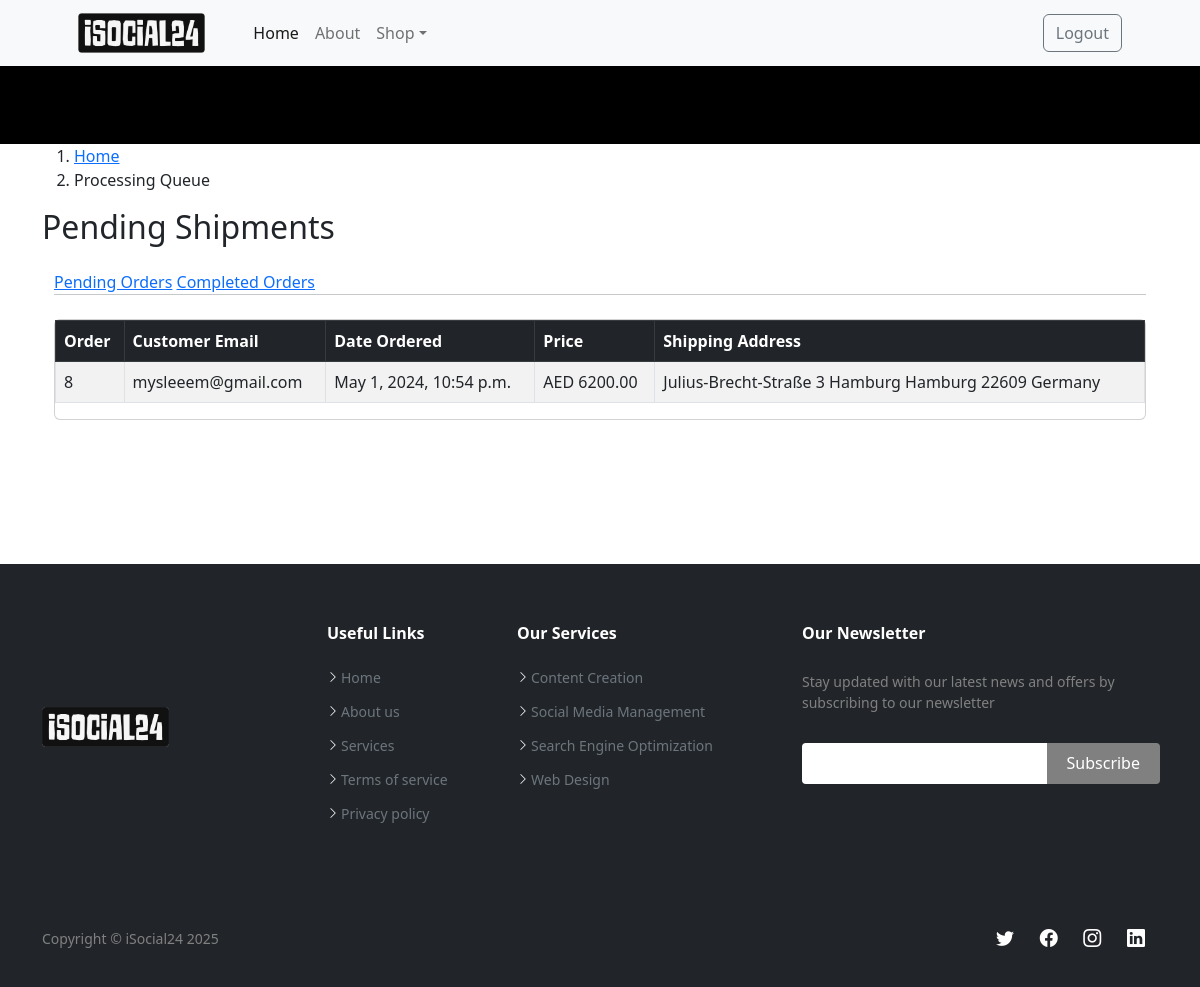
Page /payment/not_shipped_dash (signed in) on the committed database.
### payment/models.py (models this page shows, shortened)
class Order(models.Model):
    user = models.ForeignKey(User, on_delete=models.CASCADE, null=True, blank=True)
    full_name = models.CharField(max_length=255)
    email = models.EmailField(max_length=255)
    shipping_address = models.TextField(max_length=15000)
    amount_paid = models.DecimalField(max_digits=10, decimal_places=2)
    date_ordered = models.DateTimeField(auto_now_add=True)
    shipped = models.BooleanField(default=False)
    date_shipped = models.DateTimeField(blank=True, null=True)

### payment/views.py (the view)
# urls.py: path('not_shipped_dash', views.not_shipped_dash, name='not_shipped_dash'),
def not_shipped_dash(request):
    if request.user.is_authenticated and request.user.is_superuser:
        orders = Order.objects.filter(shipped=False)
        return render(request, "payment/not_shipped_dash.html", {"orders": orders})
    else:
        messages.error(request,"Access Denied")
        return redirect('home')

### cart/context_processors.py (called while the page is built)
def cart(request):
    return {'cart': Cart(request)}

### payment/templates/payment/not_shipped_dash.html
{% extends 'base.html' %}
{% load static %}
{% block content %}
<div id="product_slide" class="product_slide" style="background: black;">
    <br/><br/><br/><br/><br/><br/>
</div>
<main id="main">
    <section id="cart-cont-initial" class="cart-cont-initial">
      <div class="container">
        <ol>
          <li><a href="{% url 'home' %}">Home</a></li>
          <li>Processing Queue</li>
        </ol>
        <h2>Pending Shipments</h2>
      </div>
    </section>
    <div class="container-xl px-4 mt-4">
        <nav class="nav-profile nav-profile-borders">
            <a class="nav-profile-link active ms-0" href="{% url 'not_shipped_dash' %}">Pending Orders</a>
            <a class="nav-profile-link" href="{% url 'shipped_dash' %}">Completed Orders</a>
        </nav>
        <hr class="mt-0 mb-4">
        <div class="row">
            <div class="col-xl-12">
                <div class="card mb-4">
                    <table class="table table-striped table-hover table-bordered">
                        <thead class="table-dark">
                          <tr>
                            <th scope="col">Order</th>
                            <th scope="col">Customer Email</th>
                            <th scope="col">Date Ordered</th>
                            <th scope="col">Price</th>
                            <th scope="col">Shipping Address</th>
                          </tr>
                        </thead>
                        <tbody>
                            {% for item in orders%}
                          <tr>
                            <td>{{ item.id }}</td>
                            <td>{{ item.email }}</td>
                            <td>{{ item.date_ordered }}</td>
                            <td>AED {{ item.amount_paid }}</td>
                            <td>{{ item.shipping_address }}</td>
                          </tr>
                       {% endfor %}
                        </tbody>
                      </table>
                </div>
            </div>
        </div>
      </div>
      <br/><br/><br/><br/><br/>
  </main>
  {% endblock %}

### rows in the picture
Order: id "8", email "mysleeem@gmail.com", date_ordered "May 1, 2024, 10:54 p.m.", amount_paid "6200.00", shipping_address "Julius-Brecht-Straße 3 Hamburg Hamburg 22609 Germany"
